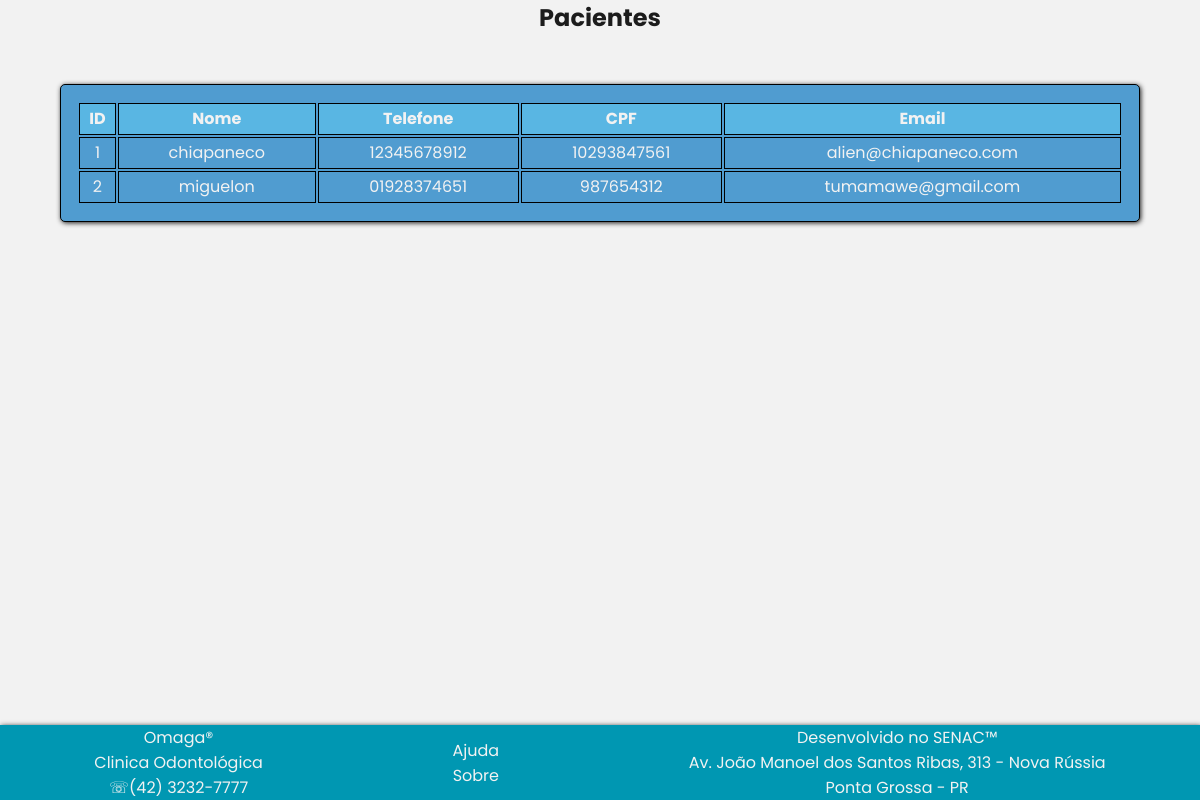
Before: /listarpaciente.php with the older database file.
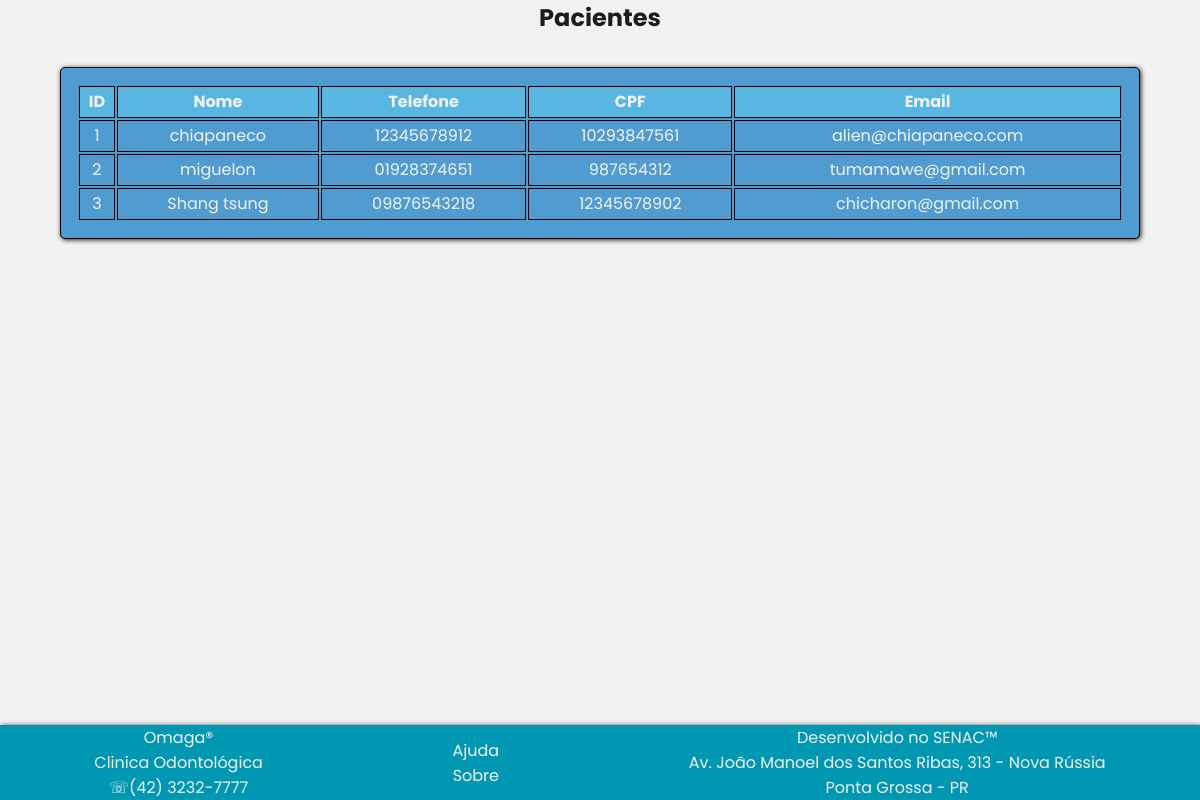
After: the same page with the newer database file.
### tables this page shows
CREATE TABLE `paciente` (
  `id_paciente_pk` int(11) NOT NULL,
  `nome` text,
  `telefone` varchar(11) DEFAULT NULL,
  `email` text,
  `senha` varchar(100) DEFAULT NULL,
  `cpf` bigint(11) DEFAULT NULL,
  `endereco` text
);

### persistence/Banco.php (called while the page is built, shortened)
<?php
class Banco{
	private $conexao;
	public function __construct(){
		$this->url="localhost";
		$this->usuario="root";
		$this->senha="";
		$this->banco="odontologia";
		$this->conexao=new mysqli($this->url,$this->usuario,
			$this->senha,$this->banco);
	}
	public function consultar($sql)
	{
		$consulta=$this->conexao->query($sql);
		$linhas=$consulta->num_rows;
		if($linhas>0){
			return $consulta;
		}else{
			return false;
		}
	}
}
?>

### persistence/PacientePA.php (called while the page is built, shortened)
<?php
require_once 'Banco.php';
class PacientePA{
	private $conexao;
	function __construct(){
		$this->conexao=new Banco();
	}
	public function listar_inicio_fim($inicio,$fim){
		$sql="select * from paciente where id_paciente_pk between $inicio and $fim";
		return $this->conexao->consultar($sql);
	}
	}
?>

### listarpaciente.php (the view, shortened to what this page needs)
<?php
	require_once 'cabecalho.php';
?>
    <h2>Pacientes</h2>
<?php
	if(isset($_POST['inicio'])){
		$inicio=$_POST['inicio'];
		$fim=$inicio+4;
	} else{
		$inicio=1;
		$fim=5;
	}
	require_once 'persistence/PacientePA.php';
	$pacientepa=new PacientePA();
	$consulta=$pacientepa->listar_inicio_fim($inicio,$fim);
	if (!$consulta){
		echo "<h2>Ainda não exitem pacientes.</h2>";
	} else{
		echo "<table>";
		echo "<tr>";
		echo "<th>ID</th>";
		echo "<th>Nome</th>";
		echo "<th>Telefone</th>";
		echo "<th>CPF</th>";
		echo "<th>Email</th>";
		echo "</tr>";
		while ($linha=$consulta->fetch_assoc()){
			echo "<tr>";
			echo "<td>".$linha['id_paciente_pk']."</td>";
			echo "<td>".$linha['nome']."</td>";
			echo "<td>".$linha['telefone']."</td>";
			echo "<td>".$linha['cpf']."</td>";
			echo "<td>".$linha['email']."</td>";
			echo "</tr>";
		}
		echo "</table>";
		echo "<section>";
	}
?>
<br/>
<br/>
<br/>
<br/>
<br/>
<br/>
<br/>
<br/>
<br/>
<br/>
<br/>
<br/>
<br/>
<br/>
<br/>
<?php
	require_once 'rodape.php';
?>
<?php
	require_once 'rodape.php';
?>
</body>
</html>

Changed rows visible on the page:
added paciente: id_paciente_pk "3", nome "Shang tsung", telefone "09876543218", cpf "12345678902", email "chicharon@gmail.com"
